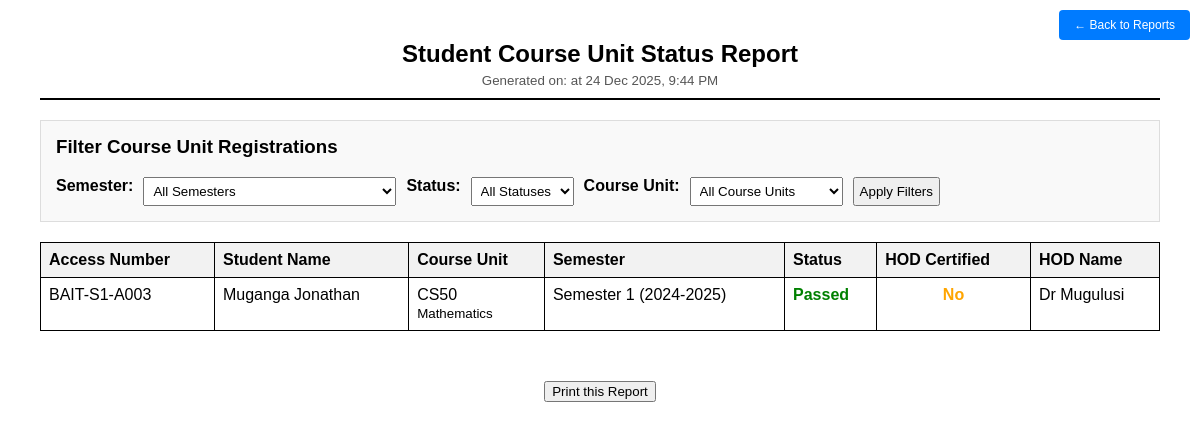
/passbook/reports/course-units/ (signed in), run on the app's committed database.
### pass_book/models.py (models this page shows, shortened)
class StudentCourseUnit(models.Model):
    STATUS_CHOICES = [
        ('PASSED', 'Passed'),
        ('MISSED', 'Missed'),
        ('RETAKE', 'Retake'),
    ]
    access_number = models.ForeignKey(
        AccessNumber,
        on_delete=models.CASCADE,
        related_name='course_units'
    )
    course_unit = models.ForeignKey(CourseUnit, on_delete=models.CASCADE)
    status = models.CharField(max_length=10, choices=STATUS_CHOICES, blank=True, null=True)
    hod_certified = models.BooleanField(default=False)
    hod_name = models.CharField(max_length=200, blank=True, null=True)
    hod_designation = models.CharField(max_length=200, blank=True, null=True)
    hod_department = models.CharField(max_length=100, blank=True, null=True)
    hod_certification_date = models.DateField(blank=True, null=True)
    hod_signature = models.ImageField(upload_to='hod_signatures/', blank=True, null=True)
    class Meta:
        unique_together = ['access_number', 'course_unit']
        verbose_name = "Student Course Unit"
        verbose_name_plural = "Student Course Units"

class AccessNumber(models.Model):
    access_number = models.CharField(max_length=20, unique=True, primary_key=True)
    student = models.ForeignKey(
        Student,
        on_delete=models.CASCADE,
        related_name='access_numbers'
    )
    academic_year = models.ForeignKey('AcademicYear', on_delete=models.CASCADE)
    semester = models.ForeignKey('Semester', on_delete=models.CASCADE)
    year_of_study = models.IntegerField(validators=[MinValueValidator(1), MaxValueValidator(5)])
    generated_date = models.DateTimeField(auto_now_add=True)
    is_active = models.BooleanField(default=True)
    class Meta:
        unique_together = ['student', 'academic_year', 'semester']
        ordering = ['-generated_date']

class Student(models.Model):
    SESSION_CHOICES = [
        ('D', 'Day'),
        ('E', 'Evening'),
        ('W', 'Weekend'),
    ]
    id = models.UUIDField(primary_key=True, default=uuid.uuid4, editable=False)
    student_photo = models.ImageField(
        upload_to='student_photos/',
        blank=True,
        null=True,
        help_text="Upload a clear face photo of the student"
    )
    parent_guardian_photo = models.ImageField(
        upload_to='parent_photos/',
        blank=True,
        null=True,
        help_text="Upload a clear face photo of the parent or guardian"
    )
    name = models.CharField(max_length=200)
    program = models.ForeignKey(
        'Program',
        on_delete=models.PROTECT,
        related_name='students'
    )
    nationality = models.CharField(max_length=100)
    student_contact = models.CharField(max_length=20)
    parent_guardian_name = models.CharField(max_length=200, blank=True, null=True)
    parent_guardian_contact = models.CharField(max_length=20, blank=True, null=True)
    parent_guardian_signature = models.ImageField(upload_to='parent_signatures/', blank=True, null=True)
    signature = models.ImageField(upload_to='signatures/', blank=True, null=True)
    serial_number = models.CharField(max_length=50, blank=True, null=True)
    admission_year = models.PositiveIntegerField(help_text="Year of admission (e.g., 2024)")
    session = models.CharField(max_length=1, choices=SESSION_CHOICES, help_text="Study session")
    expected_graduation_year = models.IntegerField(blank=True, null=True)
    manual_received = models.BooleanField(default=False)
    manual_received_date = models.DateField(blank=True, null=True)
    registration_number = models.CharField(
        max_length=50,
        unique=True,
        help_text="Manual registration number (e.g., 909/24D/U/A001)"
    )
    program_code = models.CharField(max_length=10, blank=True, help_text="Copied from Program.code")
    student_number = models.CharField(max_length=10, blank=True, help_text="Sequential code like AA01")
    static_access_number = models.CharField(
        max_length=15,
        unique=True,
        blank=True,
        help_text="Format: COURSE-XXXX (e.g., BAGC-AA01)"
    )
    created_at = models.DateTimeField(auto_now_add=True)
    updated_at = models.DateTimeField(auto_now=True)
    user = models.OneToOneField(
        settings.AUTH_USER_MODEL,
        on_delete=models.CASCADE,
        related_name='student_profile',
        null=True,
        blank=True,
        help_text="Linked user account for this student"
    )
    class Meta:
        ordering = ['student_number']

class CourseUnit(models.Model):
    code = models.CharField(max_length=20, unique=True)
    title = models.CharField(max_length=200)
    credit_units = models.IntegerField(validators=[MinValueValidator(1), MaxValueValidator(6)])
    description = models.TextField(blank=True, null=True)
    department = models.CharField(max_length=100)
    semester_offered = models.IntegerField(validators=[MinValueValidator(1), MaxValueValidator(8)])
    is_active = models.BooleanField(default=True)
    course = models.ForeignKey(
        Course,
        on_delete=models.CASCADE,
        related_name='course_units'
    )
    class Meta:
        verbose_name = "Course Unit"
        verbose_name_plural = "Course Units"
        ordering = ['code']

class Semester(models.Model):
    SEMESTER_CHOICES = [
        (1, 'Semester One'),
        (2, 'Semester Two'),
        (3, 'Semester Three'),
        (4, 'Semester Four'),
        (5, 'Semester Five'),
        (6, 'Semester Six'),
        (7, 'Semester Seven'),
        (8, 'Semester Eight'),
    ]
    number = models.IntegerField(choices=SEMESTER_CHOICES, validators=[MinValueValidator(1), MaxValueValidator(8)])
    academic_year = models.ForeignKey(AcademicYear, on_delete=models.CASCADE)
    start_date = models.DateField()
    end_date = models.DateField()
    is_active = models.BooleanField(default=False)
    class Meta:
        unique_together = ['number', 'academic_year']  # Prevent duplicate semester numbers in same year
        ordering = ['academic_year', 'number']
    def __str__(self):
        return f"Semester {self.number} ({self.academic_year.year_label})"

class AcademicYear(models.Model):
    year_label = models.CharField(max_length=20, unique=True, help_text="e.g., 2023-2024")
    start_date = models.DateField()
    end_date = models.DateField()
    is_active = models.BooleanField(default=False)
    class Meta:
        ordering = ['-start_date']

### pass_book/views.py (the view)
# urls.py: path('reports/course-units/', views.StudentCourseUnitReportView.as_view(), name='student_course_unit_report'),
class StudentCourseUnitReportView(LoginRequiredMixin, ListView):
    model = StudentCourseUnit
    template_name = 'student_registration/reports/student_course_unit_report.html'
    context_object_name = 'course_registrations'
    paginate_by = 50
    def get_queryset(self):
        semester_id = self.request.GET.get('semester')
        status_filter = self.request.GET.get('status')
        course_unit_id = self.request.GET.get('course_unit')
        queryset = StudentCourseUnit.objects.select_related(
            'access_number__student',
            'access_number__semester',
            'course_unit'
        ).order_by('access_number__student__name', 'course_unit__code')
        if semester_id:
            queryset = queryset.filter(access_number__semester_id=semester_id)
        if status_filter:
            queryset = queryset.filter(status=status_filter)
        if course_unit_id:
            queryset = queryset.filter(course_unit_id=course_unit_id)
        return queryset
    def get_context_data(self, **kwargs):
        context = super().get_context_data(**kwargs)
        context['now'] = timezone.now()
        context['semesters'] = Semester.objects.select_related('academic_year').all().order_by('-start_date')
        context['statuses'] = StudentCourseUnit.STATUS_CHOICES
        context['course_units'] = CourseUnit.objects.filter(is_active=True).order_by('code')
        context['report_title'] = "Student Course Unit Status Report"
        context['utc_now'] = timezone.now()  # This is timezone-aware
        return context

### templates/student_registration/reports/student_course_unit_report.html (shortened to what this page needs)
{% extends "student_registration/reports/base.html" %}
{% load static %}
{% block report_content %}
<div class="filters no-print">
    <h3>Filter Course Unit Registrations</h3>
    <form method="get">
        <label for="semester">Semester:</label>
        <select name="semester" id="semester">
            <option value="">All Semesters</option>
        </select>
        <label for="status">Status:</label>
        <select name="status" id="status">
            <option value="">All Statuses</option>
        </select>
        <label for="course_unit">Course Unit:</label>
        <select name="course_unit" id="course_unit">
            <option value="">All Course Units</option>
        </select>
        <input type="submit" value="Apply Filters">
    </form>
</div>
<table>
    <thead>
        <tr>
            <th>Access Number</th>
            <th>Student Name</th>
            <th>Course Unit</th>
            <th>Semester</th>
            <th>Status</th>
            <th>HOD Certified</th>
            <th>HOD Name</th>
        </tr>
    </thead>
    <tbody>
        {% for reg in course_registrations %}
        <tr>
            <td>{{ reg.access_number.access_number }}</td>
            <td>{{ reg.access_number.student.name }}</td>
            <td>{{ reg.course_unit.code }}<br><small>{{ reg.course_unit.title }}</small></td>
            <td>{{ reg.access_number.semester }}</td>
            <td class="{% if reg.status == 'PASSED' %}status-approved{% elif reg.status == 'RETAKE' %}status-pending{% else %}status-rejected{% endif %}">
                {{ reg.get_status_display|default:"Not Set" }}
            </td>
            <td class="text-center {% if reg.hod_certified %}status-approved{% else %}status-pending{% endif %}">
                {{ reg.hod_certified|yesno:"Yes,No" }}
            </td>
            <td>{{ reg.hod_name|default:"—" }}</td>
        </tr>
        {% empty %}
        <tr>
            <td colspan="7">No course unit registrations found.</td>
        </tr>
        {% endfor %}
    </tbody>
</table>
{% endblock %}

### templates/student_registration/reports/base.html (style rules this page uses)
body { font-family: Arial, sans-serif; margin: 40px; }
table { width: 100%; border-collapse: collapse; margin-bottom: 20px; }
th, td { border: 1px solid #000; padding: 8px; text-align: left; vertical-align: top; }
th { background-color: #f2f2f2; font-weight: bold; }
.filters { background-color: #f9f9f9; padding: 15px; margin-bottom: 20px; border: 1px solid #ddd; }
.filters h3 { margin-top: 0; }
.filters form { display: flex; flex-wrap: wrap; gap: 10px; }
.filters label { font-weight: bold; }
.filters select, .filters input[type="submit"] { padding: 5px; }
.status-approved { color: green; font-weight: bold; }
.status-pending { color: orange; font-weight: bold; }
.text-center { text-align: center; }

### data on the page
StudentCourseUnit: access_number.access_number "BAIT-S1-A003", access_number.student.name "Muganga Jonathan", course_unit.code "CS50", course_unit "Mathematics", access_number.semester "Semester 1 (2024-2025)", status "Passed", hod_certified "No", hod_name "Dr Mugulusi"

### other printed values
{{ report_title }} "Student Course Unit Status Report"
{{ utc_now|date:"j M Y, g:i A" }} "24 Dec 2025, 9:44 PM"
